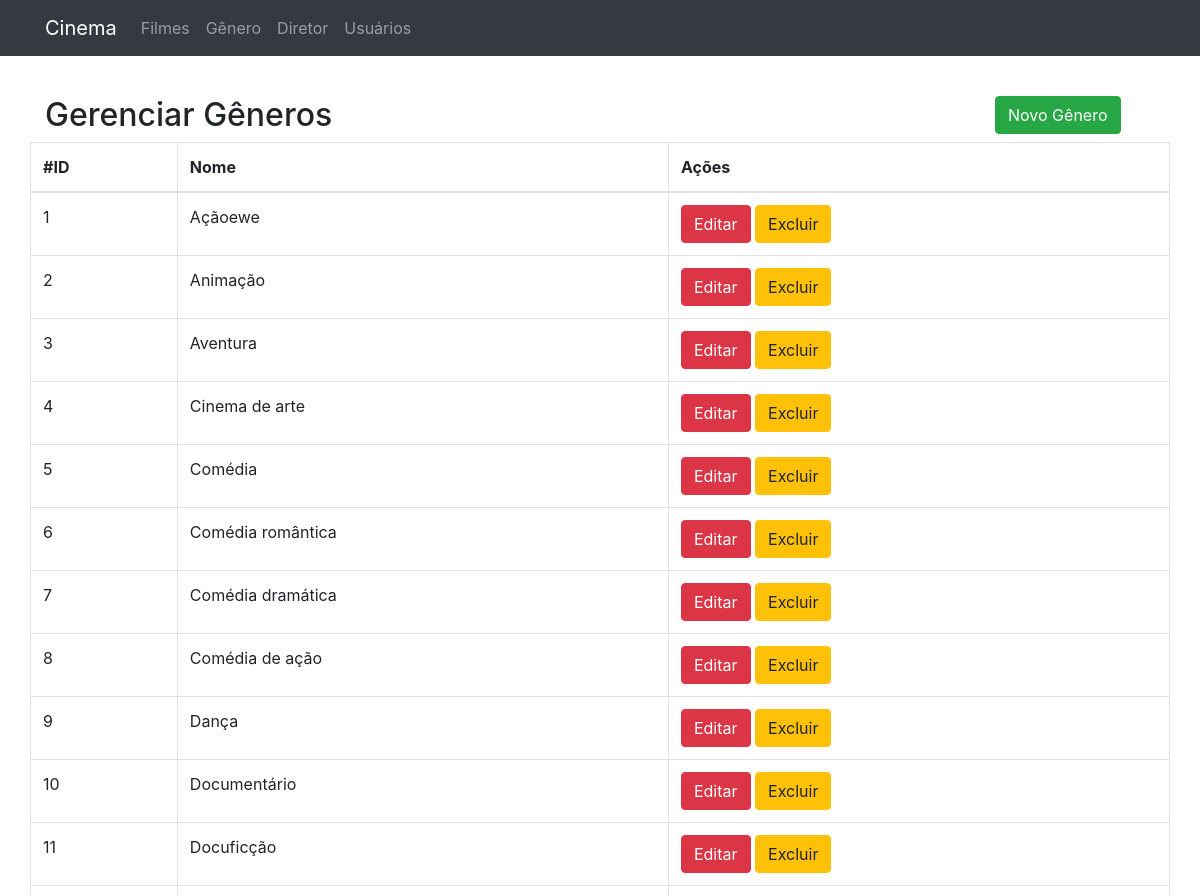
Before: /genero.php (upper part) with the older database file.
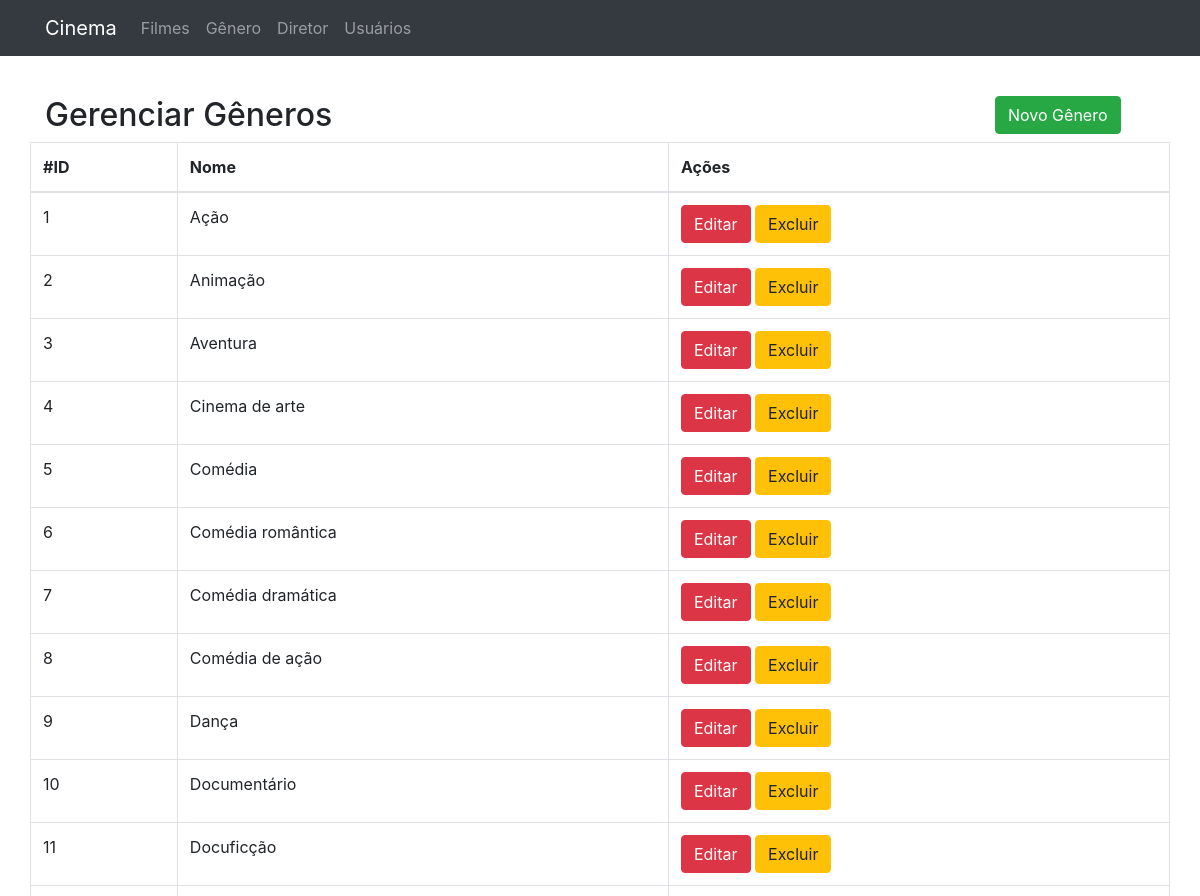
After: the same page with the newer database file.
### tables this page shows
CREATE TABLE `genero` (
  `id` int NOT NULL AUTO_INCREMENT,
  `nome` varchar(45) NOT NULL,
  PRIMARY KEY (`id`)
);

### classes/Conexao.php (called while the page is built, shortened)
<?php
class Conexao
{
	private $host;
	private $user;
	private $password;
	public function __construct() {
		$this->host = 'mysql:host=localhost;dbname=pipoca_doce';
		$this->user = 'root';
		$this->password = 'root';
	}
	public function conectar() {
		try {
			$conn = new PDO(
				$this->host,
				$this->user,
				$this->password
			);
			return $conn;
		} catch (PDOException $e) {
			echo 'Erro na conexao. Erro reportado: ' . $e->getMessage();
			exit;
		}
	}
}

### classes/GeneroDAO.php (called while the page is built, shortened)
<?php
require_once 'Model.php';
class GeneroDAO extends Model
{
	public function __construct() {
		$this->tabela = 'genero';
		$this->class = 'Genero';
	}
	public function listar($pesquisa = '')
	{
		if ($pesquisa != '') {
			$sql = "SELECT * FROM {$this->tabela}
					WHERE nome like '%{$pesquisa}%'
						OR nome like '%{$pesquisa}%'";
		} else {
			$sql = "SELECT * FROM {$this->tabela}";
		}
		$stmt = $this->db->prepare($sql);
		$stmt->setFetchMode(PDO::FETCH_CLASS, $this->class);
		$stmt->execute();
		return $stmt->fetchAll();
	}
}

### classes/Model.php (called while the page is built, shortened)
<?php
require 'Conexao.php';
class Model
{
	public function __construct()
	{
		$conexao = new Conexao();
		$this->db = $conexao->conectar();
	}
}

### classes/Genero.php (called while the page is built, shortened)
<?php
class Genero
{
	private $id;
	private $nome;
    public function getId()
    {
        return $this->id;
    }
    public function getNome()
    {
        return $this->nome;
    }
}

### genero.php (the view)
<?php include './layout/header.php';?>
<?php include './layout/menu.php';?>
<?php
require 'classes/Genero.php';
require 'classes/GeneroDAO.php';
$generoDAO = new GeneroDAO();
$generos = $generoDAO->listar();
?>
<div class="row" style="margin-top:40px">
	<div class="col-10">
		<h2>Gerenciar Gêneros</h2>
	</div>
	<div class="col-2">
		<a href="form_genero.php" class="btn btn-success">Novo Gênero</a>
	</div>
</div>
<div class="row">
	<table class="table table-hover table-bordered">
		<thead>
			<tr>
				<th>#ID</th>
				<th>Nome</th>
				<th>Ações</th>
			</tr>
		</thead>
		<tbody>
			<?php foreach ($generos as $genero) { ?>
			<tr>
				<td><?= $genero->getId() ?></td>
				<td><?= $genero->getNome() ?></td>
				<td>
					<a href="form_genero.php?id=<?= $genero->getId() ?>" class="btn btn-danger">
						Editar
					</a>
					<a href="controle_genero.php?acao=deletar&id=<?= $genero->getId() ?>" class="btn btn-warning" onclick="return confirm('Deseja realmente exluir o gênero?')">
						Excluir
					</a>
				</td>
			</tr>
			<?php } ?>
		</tbody>
	</table>
</div>
<?php include './layout/footer.php';?>

Changed rows visible on the page:
changed genero id 1: nome "Açãoewe" → "Ação"
